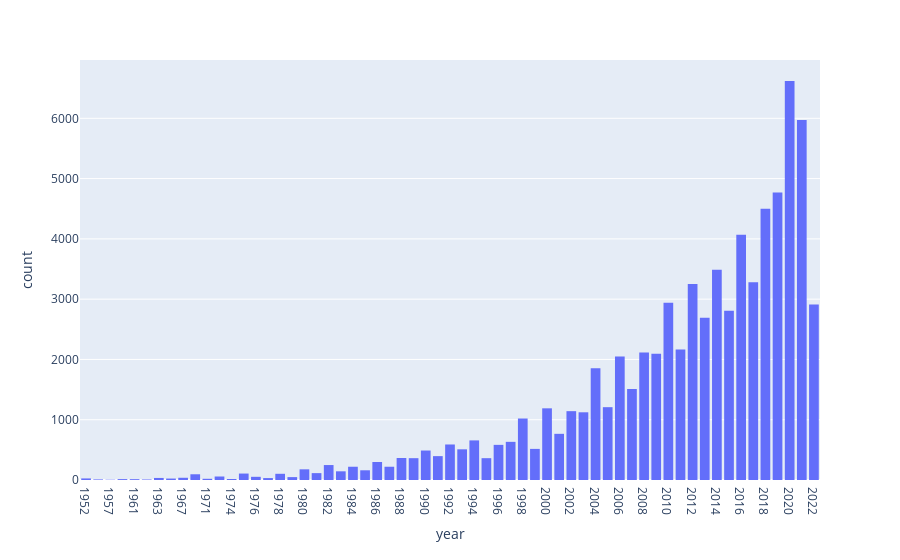

The cell this chart's notebook holds for it:
### Code cell
import plotly.express as px
df = px.data.tips()
fig = px.histogram(df_acl, x="year")
fig.update_xaxes(categoryorder='category ascending')
fig.show()

### Figure 1 — Plotly figure (JSON) as saved in the notebook; plotly's stock layout.template omitted (floating-point values rounded to 4 significant figures; data arrays with more than 128 entries replaced by an {"elided": "..."} marker saying what was removed)
{"data": [{"alignmentgroup": "True", "bingroup": "x", "hovertemplate": "year=%{x}<br>count=%{y}<extra></extra>", "legendgroup": "", "marker": {"color": "#636efa", "pattern": {"shape": ""}}, "name": "", "offsetgroup": "", "orientation": "v", "showlegend": false, "type": "histogram", "x": {"elided": "73285 str values"}, "xaxis": "x", "yaxis": "y"}], "layout": {"barmode": "relative", "legend": {"tracegroupgap": 0}, "margin": {"t": 60}, "xaxis": {"anchor": "y", "categoryorder": "category ascending", "domain": [0, 1], "title": {"text": "year"}}, "yaxis": {"anchor": "x", "domain": [0, 1], "title": {"text": "count"}}}}
